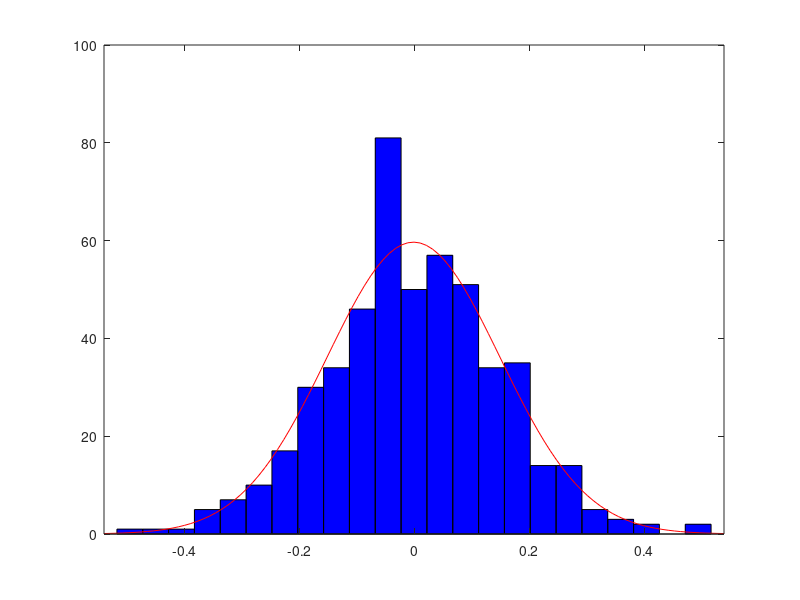

Source code (MATLAB):
%STAT572_HW2_3_1.m
%Adam Vaccaro
%% Exercise 3.1
%Purpose: Generate 500 random samples from the standard normal distribution
%for sample sizes of n = 2, 15, and 45.  At each sample size, calculate the
%sample mean for all 500 samples.  How are the means distributed as n gets
%large?  Look at a histogram of the sample means to help answer this
%question.  What is the mean and variance of the sample means for each n?
%Is this what you would expect from the Central Limit Theorem?
clear all
%% Step 1 - Set up
n = 45;
% Generate 500 random samples of size n:
x = randn(n,500);
% Get the mean of each sample:
xbar = mean(x,1);
%% Step 2 - Calculate relevant statistics
mean_xbar = mean(xbar);
var_xbar = var(xbar);
%% Step 3 - Create histogram with fitted distribution
histfit(xbar);